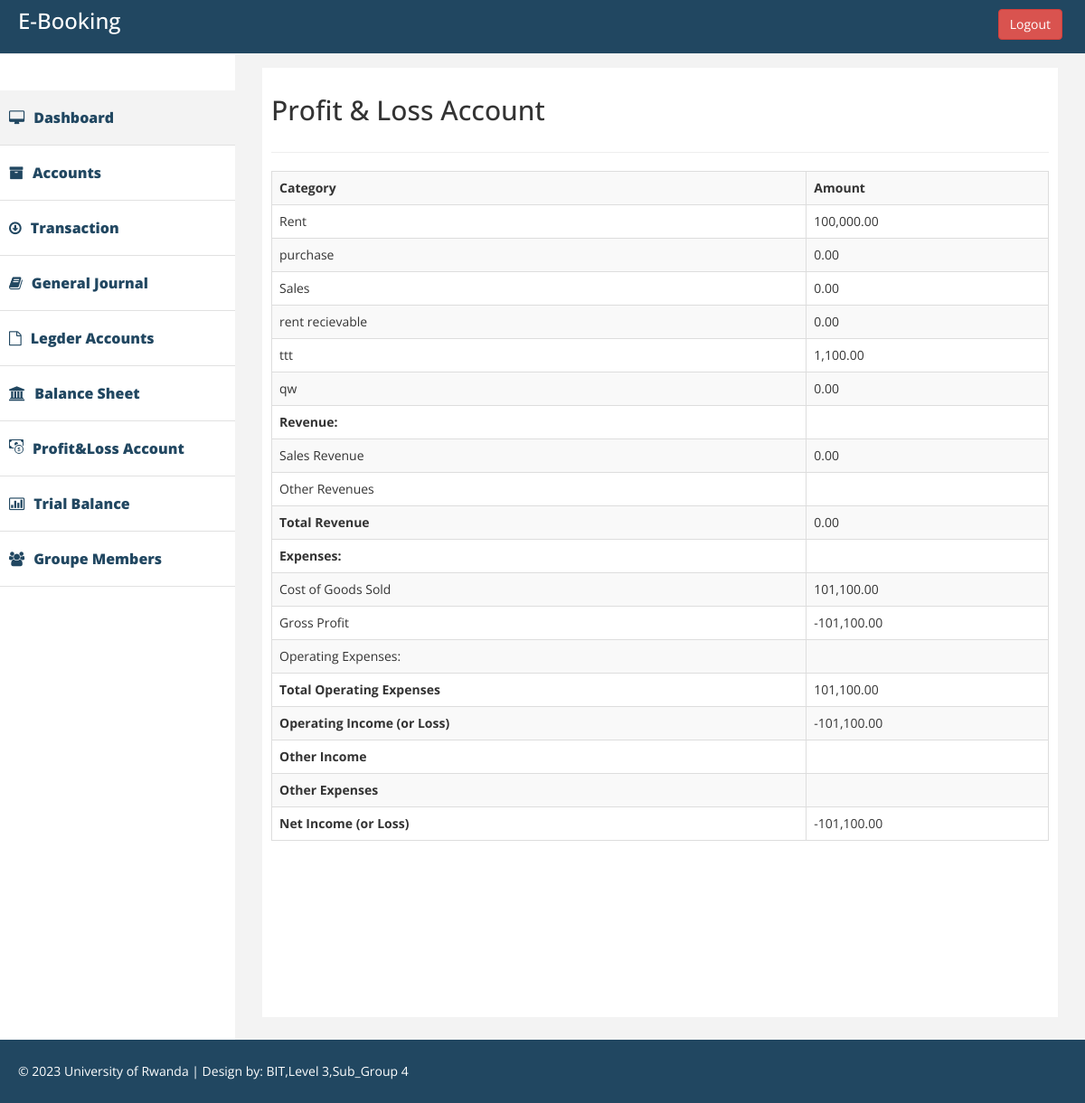
The app's page /icomeStatement.php (signed in) with its own data.
### tables this page shows
CREATE TABLE `accounts` (
  `account_id` int(11) NOT NULL,
  `account_name` varchar(255) NOT NULL,
  `account_type` enum('asset','expense','equity','liability','income') NOT NULL
);

### icomeStatement.php (the view, shortened to what this page needs)
<!DOCTYPE html>
<html xmlns="http://www.w3.org/1999/xhtml">
<head>
    <link href="assets/css/bootstrap.css" rel="stylesheet" />
    <link href="assets/css/font-awesome.css" rel="stylesheet" />
    <link href="assets/css/custom.css" rel="stylesheet" />
</head>
<body>
    <?php
    include 'navheader.php';
    ?>
      <?php
    include 'navtop.php';
    ?>
        <div id="page-wrapper" >
            <div id="page-inner">
                <div class="row">
                    <div class="col-md-12">
                     <h2>Profit & Loss Account </h2>
                    </div>
                </div>
                  <hr />
      <div>
        <?php
        require_once 'connection.php';
        $sql = "SELECT account_id, account_name, account_type FROM accounts
                WHERE account_type = 'income' OR account_type = 'expense'";
        $result = $conn->query($sql);
        if ($result->num_rows > 0) {
            $total_revenues = 0;
            $total_expenses = 0;
            echo '<table class="table table-striped table-bordered table-hover">';
            echo '<tr><th>Category</th><th>Amount</th></tr>';
            while ($row = $result->fetch_assoc()) {
                $account_id = $row['account_id'];
                $sql_amounts = "SELECT SUM(debit_amount) as total_debit, SUM(credit_amount) as total_credit
                                FROM journalEntries
                                WHERE account_id = $account_id";
                $result_amounts = $conn->query($sql_amounts);
                $row_amounts = $result_amounts->fetch_assoc();
                $debit_amount = $row_amounts['total_debit'];
                $credit_amount = $row_amounts['total_credit'];
                $balance = $debit_amount - $credit_amount;
                if ($row['account_type'] == 'income') {
                    $total_revenues += $balance;
                } else {
                    $total_expenses += $balance;
                }
                echo '<tr>';
                echo '<td>' . $row['account_name'] . '</td>';
                echo '<td>' . number_format($balance, 2) . '</td>';
                echo '</tr>';
            }
            $net_income_loss = $total_revenues - $total_expenses;
            echo '<tr>';
            echo '<td><strong>Revenue:</strong></td>';
            echo '<td></td>';
            echo '</tr>';
            echo '<tr>';
            echo '<td>Sales Revenue</td>';
            echo '<td>' . number_format($total_revenues, 2) . '</td>';
            echo '</tr>';
            echo '<tr>';
            echo '<td>Other Revenues</td>';
            echo '<td></td>';
            echo '</tr>';
            echo '<tr>';
            echo '<td><strong>Total Revenue</strong></td>';
            echo '<td>' . number_format($total_revenues, 2) . '</td>';
            echo '</tr>';
            echo '<tr>';
            echo '<td><strong>Expenses:</strong></td>';
            echo '<td></td>';
            echo '</tr>';
            echo '<tr>';
            echo '<td>Cost of Goods Sold</td>';
            echo '<td>' . number_format($total_expenses, 2) . '</td>';
            echo '</tr>';
            echo '<tr>';
            echo '<td>Gross Profit</td>';
            echo '<td>' . number_format($total_revenues - $total_expenses, 2) . '</td>';
            echo '</tr>';
            echo '<tr>';
            echo '<td>Operating Expenses:</td>';
            echo '<td></td>';
            echo '</tr>';
            echo '<tr>';
            echo '<td><strong>Total Operating Expenses</strong></td>';
            echo '<td>' . number_format($total_expenses, 2) . '</td>';
            echo '</tr>';
            echo '<tr>';
            echo '<td><strong>Operating Income (or Loss)</strong></td>';
            echo '<td>' . number_format($total_revenues - $total_expenses, 2) . '</td>';
            echo '</tr>';
            echo '<tr>';
            echo '<td><strong>Other Income</strong></td>';
            echo '<td></td>';
            echo '</tr>';
            echo '<tr>';
            echo '<td><strong>Other Expenses</strong></td>';
            echo '<td></td>';
            echo '</tr>';
            echo '<tr>';
            echo '<td><strong>Net Income (or Loss)</strong></td>';
            echo '<td>' . number_format($net_income_loss, 2) . '</td>';
            echo '</tr>';
            echo '</table>';
        } else {
            echo 'No income or expense accounts found.';
        }
        ?>
    </div>
    </div>
            </div>
        </div>
    <?php
    include 'footer.php';
    ?>
</html>

### assets/css/custom.css (style rules this page uses)
body { font-family: 'Open Sans', sans-serif; line-height:30px; }
#page-wrapper { padding: 15px 15px; min-height: 600px; background:#F3F3F3; }
#page-inner { width:100%; margin:10px 20px 10px 0px; background-color:#fff!important; padding:10px; min-height:1050px; }
@media (min-width:768px) { #page-wrapper { margin: 0 0 0 260px; padding: 15px 30px; min-height: 1050px; } }

### records on screen
accounts: account_name "Rent", balance "100,000.00"
accounts: account_name "purchase", balance "0.00"
accounts: account_name "Sales", balance "0.00"
accounts: account_name "rent recievable", balance "0.00"
accounts: account_name "ttt", balance "1,100.00"
accounts: account_name "qw", balance "0.00"

### other values on screen
$total_revenues "0.00"
$total_expenses "101,100.00"
$total_revenues - $total_expenses "-101,100.00"
$net_income_loss "-101,100.00"
